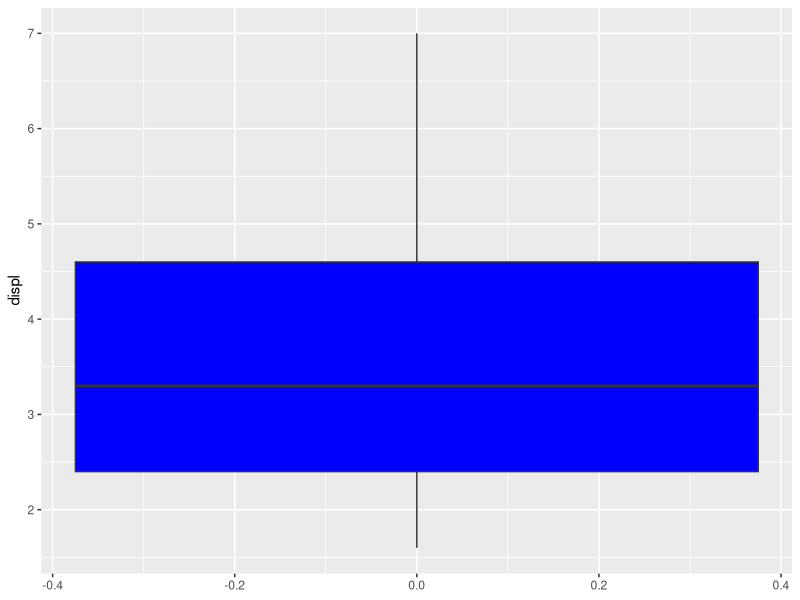

Source code (R):
# N Behrens Nicole Behrens

# The data source is the mpg data table
library(tidyverse)
head(mpg)
summary(mpg$displ)
ggplot(mpg, aes(x = displ)) +
  geom_boxplot(fill = "blue")+
  coord_flip()
